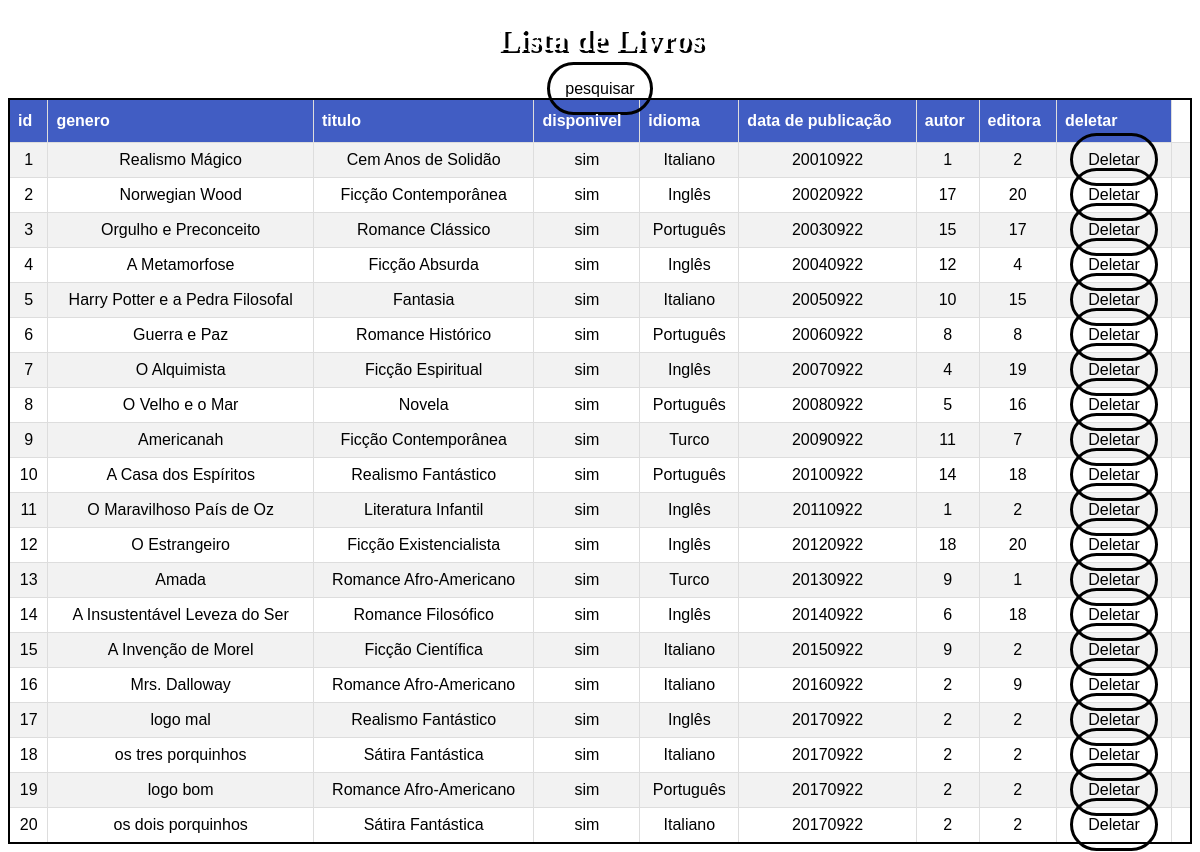
Screenshot of /livrosql.php with the database file from the repository.
### tables this page shows
CREATE TABLE IF NOT EXISTS `livro` (
  `idlivro` INT NOT NULL AUTO_INCREMENT,
  `genero` VARCHAR(100) NOT NULL,
  `titulo` VARCHAR(100) NOT NULL,
  `disponivel` TINYINT NOT NULL,
  `idioma` VARCHAR(30) NOT NULL,
  `data_de_publicacao` VARCHAR(45) NOT NULL,
  `autor_idautor` INT NOT NULL,
  `editora_ideditora` INT NOT NULL,
  PRIMARY KEY (`idlivro`),
  INDEX `fk_livro_autor1_idx` (`autor_idautor` ASC) VISIBLE,
  INDEX `fk_livro_editora1_idx` (`editora_ideditora` ASC) VISIBLE,
  CONSTRAINT `fk_livro_autor1`
    FOREIGN KEY (`autor_idautor`)
    REFERENCES `autor` (`idautor`)
    ON DELETE CASCADE
    ON UPDATE CASCADE,
  CONSTRAINT `fk_livro_editora1`
    FOREIGN KEY (`editora_ideditora`)
    REFERENCES `editora` (`ideditora`)
    ON DELETE CASCADE
    ON UPDATE CASCADE);

### public/livrosql.php (the view, shortened to what this page needs)
<!DOCTYPE html>
<html lang="en">
<head>
    <link rel="stylesheet" href="./css/estilo.css">
</head>
<body>
    <h1>Lista de Livros</h1>
    <a class = "letra" href="../controle/pesquisarlivro.php" >pesquisar</a>
    <table  class= decoracao>
        <tr>
            <th>id</th>
            <th>genero</th>
            <th>titulo</th>
            <th>disponivel</th>
            <th>idioma</th>
            <th>data de publicação</th>
            <th>autor</th>
            <th>editora</th>
            <th>deletar</th>
        </tr>
        <?php
        require_once "../controle/conexao.php";
        $campo = 'idlivro';
        $tabela= 'livro';
        $loc = 'livrosql.php';
        $sql = "SELECT * FROM livro";
        $resultados = mysqli_query($conexao, $sql);
        while ($linha = mysqli_fetch_array($resultados)) {
            $id = $linha['idlivro'];
            $genero = $linha['genero'];
            $titulo = $linha['titulo'];
            $disponivel = $linha['disponivel'];
            $idioma = $linha['idioma'];
            $data_publi = $linha['data_de_publicacao'];
            $idautor = $linha['autor_idautor'];
            $ideditora = $linha['editora_ideditora'];
            if ($disponivel == 1){
                $dis= 'sim';
            }
            else{
                $dis='não';
            }
            echo "<tr>";
            echo "<td>$id</td>";
            echo "<td>$genero</td>";
            echo "<td>$titulo</td>";
            echo "<td>$dis</td>";
            echo "<td>$idioma</td>";
            echo "<td>$data_publi</td>";
            echo "<td>$idautor</td>";
            echo "<td>$ideditora</td>";
            echo "<td> <a class = 'letra' href='../controle/deletar.php?id=$id&campo=$campo&tabela=$tabela&loc=$loc'>Deletar</a><td/>";
            echo "</tr>";
        }
        ?>
    </table>
</body>
</html>

### public/css/estilo.css (style rules this page uses)
h1 { text-shadow: 3px 3px rgb(0, 0, 0); text-align: center; color: #ffffff; }
a { text-decoration: none; border: solid; border-radius: 30px; border-color: rgb(0, 0, 0); padding: 15px; }
body { background-color: #ffffff; text-align: center; }
.letra { color: rgb(0, 0, 0); }
td { border-width: 1px; border-style: solid; border-color: black; }
table { border-width: 2px; border-style: solid; border-color: black; }
a { box-sizing: border-box; }
a { margin: 0; font-family: Arial, Helvetica, sans-serif; }
.decoracao { font-family: Arial, Helvetica, sans-serif; border-collapse: collapse; width: 100%; }
.decoracao td, .decoracao th { border: 1px solid #ddd; padding: 8px; }
.decoracao tr:nth-child(even) { background-color: #f2f2f2; }
.decoracao th { padding-top: 12px; padding-bottom: 12px; text-align: left; background-color: #415dc3; color: white; }

### rows the page displays
livro: idlivro "1", genero "Realismo Mágico", titulo "Cem Anos de Solidão", disponivel "sim", idioma "Italiano", data_de_publicacao "20010922", autor_idautor "1", editora_ideditora "2"
livro: idlivro "2", genero "Norwegian Wood", titulo "Ficção Contemporânea", disponivel "sim", idioma "Inglês", data_de_publicacao "20020922", autor_idautor "17", editora_ideditora "20"
livro: idlivro "3", genero "Orgulho e Preconceito", titulo "Romance Clássico", disponivel "sim", idioma "Português", data_de_publicacao "20030922", autor_idautor "15", editora_ideditora "17"
livro: idlivro "4", genero "A Metamorfose", titulo "Ficção Absurda", disponivel "sim", idioma "Inglês", data_de_publicacao "20040922", autor_idautor "12", editora_ideditora "4"
livro: idlivro "5", genero "Harry Potter e a Pedra Filosofal", titulo "Fantasia", disponivel "sim", idioma "Italiano", data_de_publicacao "20050922", autor_idautor "10", editora_ideditora "15"
livro: idlivro "6", genero "Guerra e Paz", titulo "Romance Histórico", disponivel "sim", idioma "Português", data_de_publicacao "20060922", autor_idautor "8", editora_ideditora "8"
livro: idlivro "7", genero "O Alquimista", titulo "Ficção Espiritual", disponivel "sim", idioma "Inglês", data_de_publicacao "20070922", autor_idautor "4", editora_ideditora "19"
livro: idlivro "8", genero "O Velho e o Mar", titulo "Novela", disponivel "sim", idioma "Português", data_de_publicacao "20080922", autor_idautor "5", editora_ideditora "16"
livro: idlivro "9", genero "Americanah", titulo "Ficção Contemporânea", disponivel "sim", idioma "Turco", data_de_publicacao "20090922", autor_idautor "11", editora_ideditora "7"
livro: idlivro "10", genero "A Casa dos Espíritos", titulo "Realismo Fantástico", disponivel "sim", idioma "Português", data_de_publicacao "20100922", autor_idautor "14", editora_ideditora "18"
livro: idlivro "11", genero "O Maravilhoso País de Oz", titulo "Literatura Infantil", disponivel "sim", idioma "Inglês", data_de_publicacao "20110922", autor_idautor "1", editora_ideditora "2"
livro: idlivro "12", genero "O Estrangeiro", titulo "Ficção Existencialista", disponivel "sim", idioma "Inglês", data_de_publicacao "20120922", autor_idautor "18", editora_ideditora "20"
livro: idlivro "13", genero "Amada", titulo "Romance Afro-Americano", disponivel "sim", idioma "Turco", data_de_publicacao "20130922", autor_idautor "9", editora_ideditora "1"
livro: idlivro "14", genero "A Insustentável Leveza do Ser", titulo "Romance Filosófico", disponivel "sim", idioma "Inglês", data_de_publicacao "20140922", autor_idautor "6", editora_ideditora "18"
livro: idlivro "15", genero "A Invenção de Morel", titulo "Ficção Científica", disponivel "sim", idioma "Italiano", data_de_publicacao "20150922", autor_idautor "9", editora_ideditora "2"
livro: idlivro "16", genero "Mrs. Dalloway", titulo "Romance Afro-Americano", disponivel "sim", idioma "Italiano", data_de_publicacao "20160922", autor_idautor "2", editora_ideditora "9"
livro: idlivro "17", genero "logo mal", titulo "Realismo Fantástico", disponivel "sim", idioma "Inglês", data_de_publicacao "20170922", autor_idautor "2", editora_ideditora "2"
livro: idlivro "18", genero "os tres porquinhos", titulo "Sátira Fantástica", disponivel "sim", idioma "Italiano", data_de_publicacao "20170922", autor_idautor "2", editora_ideditora "2"
livro: idlivro "19", genero "logo bom", titulo "Romance Afro-Americano", disponivel "sim", idioma "Português", data_de_publicacao "20170922", autor_idautor "2", editora_ideditora "2"
livro: idlivro "20", genero "os dois porquinhos", titulo "Sátira Fantástica", disponivel "sim", idioma "Italiano", data_de_publicacao "20170922", autor_idautor "2", editora_ideditora "2"
